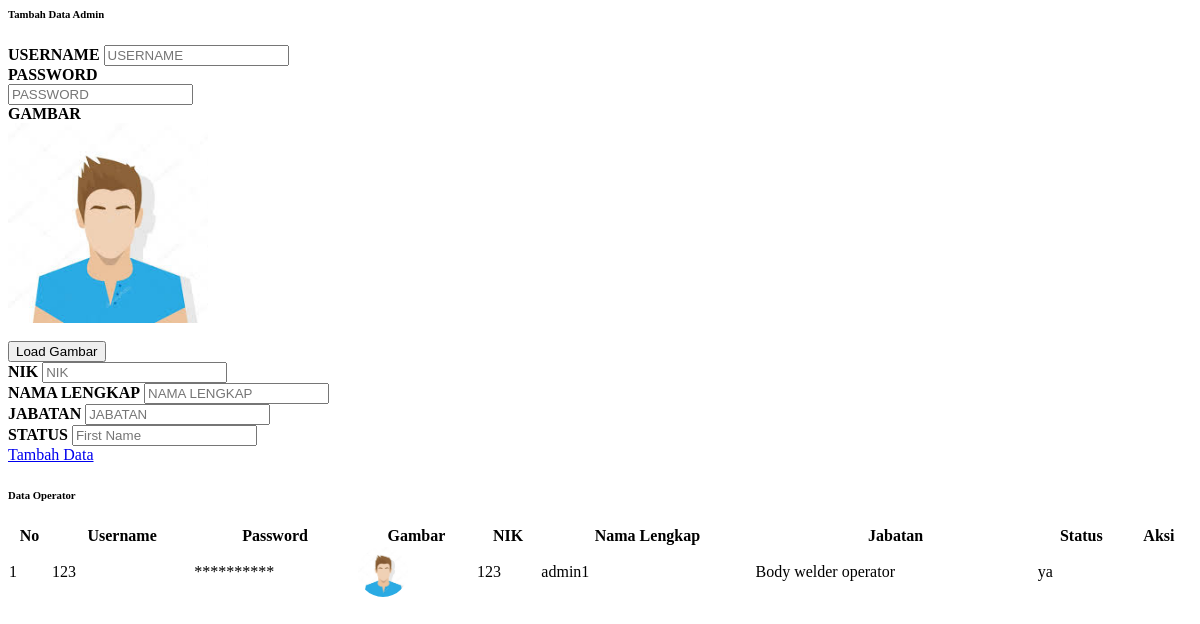
/module/admin/dataKaryawan/dataAdmin.php, run on an earlier commit of the app's database.
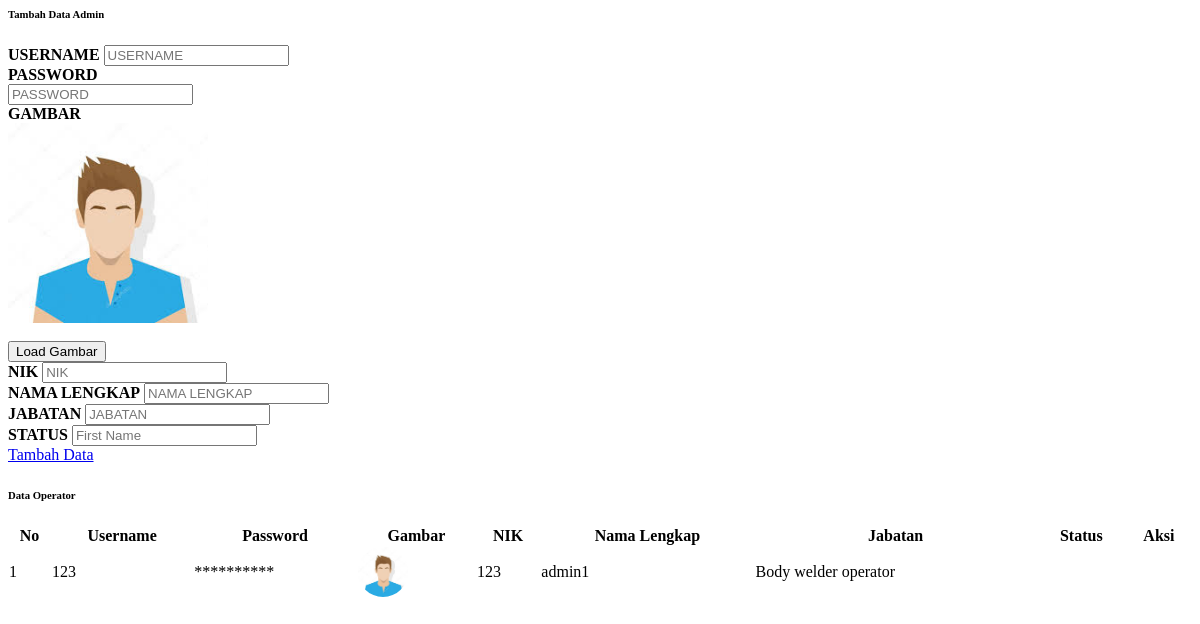
And on a later commit of the database.
### tables this page shows
CREATE TABLE `tabel_admin` (
  `id_admin` int(30) NOT NULL,
  `id_user` int(11) NOT NULL,
  `id_jabatan` int(11) NOT NULL,
  `nama` varchar(50) NOT NULL,
  `nik` int(20) NOT NULL,
  `foto` text NOT NULL,
  `status_aktif` enum('Aktif','Non-Aktif') NOT NULL,
  `waktu_edit` datetime NOT NULL
);

CREATE TABLE `tabel_user` (
  `id_user` int(10) NOT NULL,
  `username` varchar(30) NOT NULL,
  `password` varchar(30) NOT NULL,
  `level` enum('operator','supervisor','admin') NOT NULL
);

CREATE TABLE `tabel_jabatan` (
  `id_jabatan` int(11) NOT NULL,
  `nama` varchar(100) NOT NULL
);

### module/admin/dataKaryawan/dataAdmin.php (the view, shortened to what the changed rows need)
<?php
  include "../config/connection.php";
?>
<body onload="setup2();">
<div class="container-fluid" id="dataKaryawan" onload="setup2();">
    <div class="card shadow mb-4">
        <div class="card-body">
            <div class="table-responsive">
                <table class="table table-bordered" id="dataTable" width="100%" cellspacing="0">
                    <thead>
                        <tr class="text-center">
                            <th>No</th>
                            <th>Username</th>
                            <th>Password</th>
                            <th>Gambar</th>
                            <th>NIK</th>
                            <th>Nama Lengkap</th>
                            <th>Jabatan</th>
                            <th>Status</th>
                            <th>Aksi</th>
                        </tr>
                    </thead>
                    <tbody>
                    <?php
                        $queryTampilData = "SELECT ta.*, ta.nama AS nama_lengkap ,tj.*, tj.nama AS nama_jabatan, tu.* FROM tabel_admin ta,tabel_jabatan tj,tabel_user tu WHERE ta.id_jabatan = tj.id_jabatan
                            AND ta.id_user = tu.id_user;
                            ";
                        $resultTampilData = mysqli_query($con, $queryTampilData);
                        $index = 1;
                        if(mysqli_num_rows($resultTampilData) > 0){
                            while($rowTampilData = mysqli_fetch_assoc($resultTampilData)){
                    ?>
                        <tr class="text-center" id-operator="<?php echo $rowTampilData["id_operator"] ?>">
                            <td ><?php echo $index; ?></td>
                            <td class="usernameOperator"><?php echo $rowTampilData["username"]; ?></td>
                            <td class="passwordOperator">**********</td>
                            <td class="fotoOperator"><img src="../attachment/img/<?php echo ($rowTampilData['foto'] == null)? 'avatar.jpeg' : $rowTampilData['foto'] ; ?>" style="width:50px;height:50px;border-radius:50%;"></td>
                            <td class="nikOperator"><?php echo $rowTampilData["nik"]; ?></td>
                            <td class="namaOperator"><?php echo $rowTampilData["nama_lengkap"]; ?></td>
                            <td class="jabatanOperator"><?php echo $rowTampilData["nama_jabatan"]; ?></td>
                            <td class="statusOperator"><?php echo $rowTampilData["status_aktif"]; ?></td>
                            <td>
                            </td>
                        </tr>
                    <?php
                        $index++;
                        }
                    ?>
                    <?php
                    }   else{
                    ?>
                        <div>
                            <p>Data Operator tidak tersedia</p>
                        </div>
                    <?php
                    }
                    ?>
                    </tbody>
                </table>
            </div>
        </div>
    </div>
</div>
</body>

What changed in the data, as far as the page shows it:
changed tabel_admin "admin1": status_aktif "ya" → (not shown)
